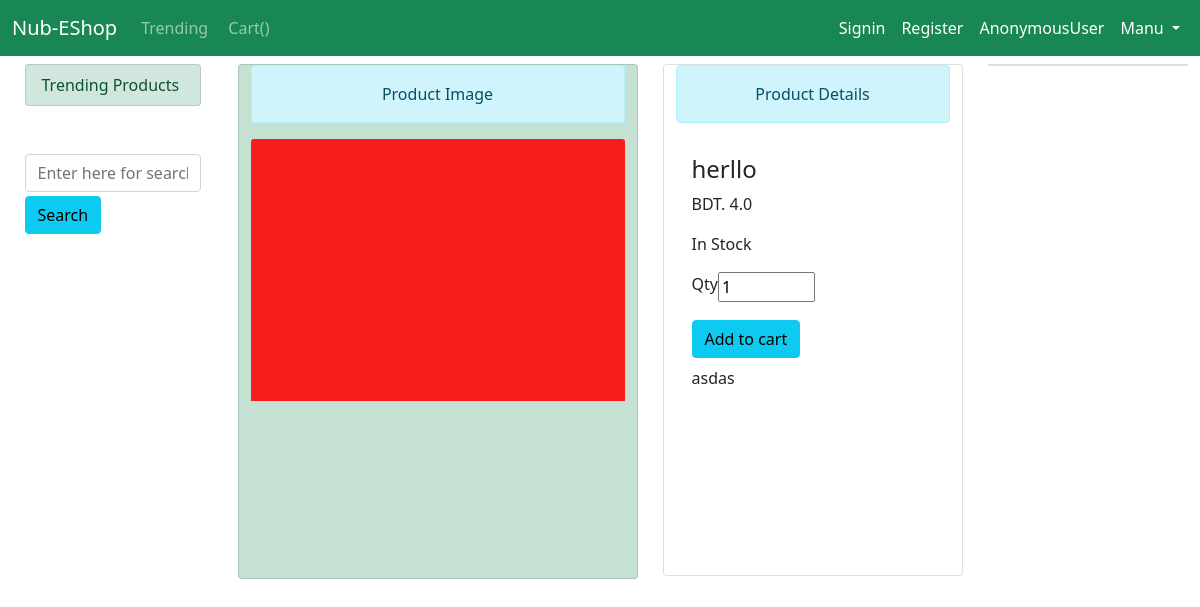
The page /product_details/2 on the database as committed earlier.
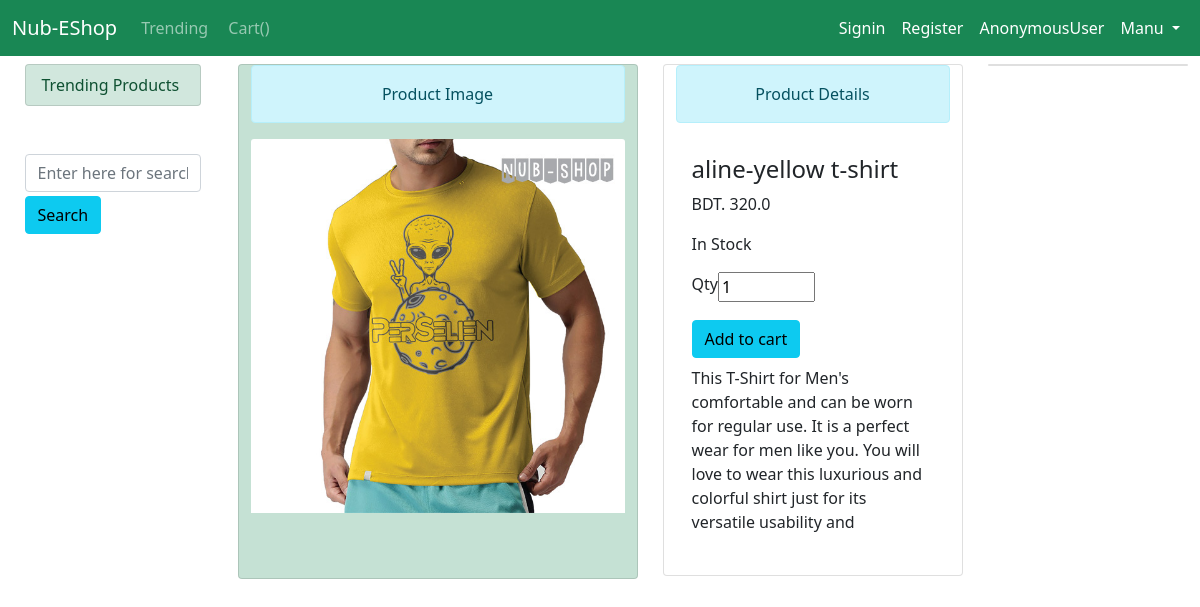
The same page on the database as committed later.
### home/models/products.py (models this page shows, shortened)
class Products(models.Model):
    pid = models.IntegerField(auto_created=True, primary_key=True)
    title = models.CharField(max_length=60)
    price = models.FloatField(default=0)
    catagory = models.ForeignKey(Catagory, on_delete=models.CASCADE, default=1)
    description = models.TextField(max_length=500, null=True, blank=True)
    image = models.ImageField(upload_to="media/producct/")
    delivery = models.SmallIntegerField(default='3')
    stock = models.BooleanField(default=True)

### home/views.py (the view)
# urls.py: path('product_details/<int:pid>', views.details, name='product_details'),
def details(request, pid):
    items = Products.objects.filter(pid=pid).first()
    return render(request, 'home/porduct_details.html', context={'items': items})

### templates/home/porduct_details.html (shortened to what this page needs)
{% extends 'base/base.html' %}
{% block content %}
<div class="container-fluid mt-2">
 <div class="row">
    <div class="col-lg-2 mx-auto">
        <div class="list-group">
        <a href="/trending/" class="list-group-item list-group-item-success  list-group-item-action"> Trending Products</a>
        </div>
        <div class="search_content mt-5">
            <form method="GET" action="{% url 'search' %}">
            <div class="form-group">
                <input type="text" class="form-control" id="search" name="keywords"  placeholder="Enter here for search">
            </div>
            <button type="submit" class="btn btn-info mt-1">Search</button>
            </form>
        </div>
    </div>
    <div id="products" class="col-lg-4 mx-auto">
        <div class="row">
            <div class="card mx-0 mb-2 bg-success text-dark bg-opacity-25" style="width: 450PX;height: 515px;">
                <div class="alert alert-info text-center" role="alert">
                    Product Image
                </div>
                <img src="{{items.image.url}}" class="card-img-top" alt="...">
            </div>
        </div>
    </div>
    <div id="products" class="col-lg-3 mx-auto">
            <div class="row">
                <div class="card mx-auto mb-2" style="width:20rem;height: 32rem;">
                    <div class="alert alert-info text-center" role="alert">
                    Product Details
                    </div>
                    <div class="card-body">
                        <h4>{{items.title}}</h4>
                        <p class="card-text">BDT. {{items.price}}</p>
                        {% if items.stock %}
                        <p class="avaibility"> In Stock</p>
                        {% else %}
                        <p class="card-text">Stock Out</p>
                        {% endif %}
                        <form class="cart clearfix" action="{% url 'addTocart' %}" method="post">
                            <div class="cart-btn d-flex mb-50">
                                <p>Qty</p>
                                <input type="text" name="uid"  value="{{user.id}}" hidden ><br>
                                <input type="text" name="pid" value="{{items.pid}}" hidden><br>
                                <div class="quantity">
                                    <input type="number" class="qty-text"  step="1" min="1" max="300"
                                        name="qty" value="1">
                                </div>
                            </div>
                            <button type="submit" name="addtocart" value="5" class="btn btn-info">Add to
                                cart</button>
                        </form>
                        <div class="description mt-2">
                            <p class="card-text">{{items.description}}</p>
                        </div>
                    </div>
                </div>
            </div>
    </div>
    <div id="products" class="col-lg-2 mx-auto">
        <div class="row">
            <div class="card mx-auto mb-2" style="width: 18rem;">
            </div>
        </div>
    </div>
 </div>
</div>
{% endblock content %}

Rows that differ between the two databases and show on the page:
changed Products: image: a different picture; title "herllo" → "aline-yellow t-shirt"; price "4.0" → "320.0"; description "asdas" → "This T-Shirt for Men's comfortable and can be worn for regular use. It is a perfect wear for men like you. You will love to wear this luxurious and colorful shirt just for its versatile usability and"
